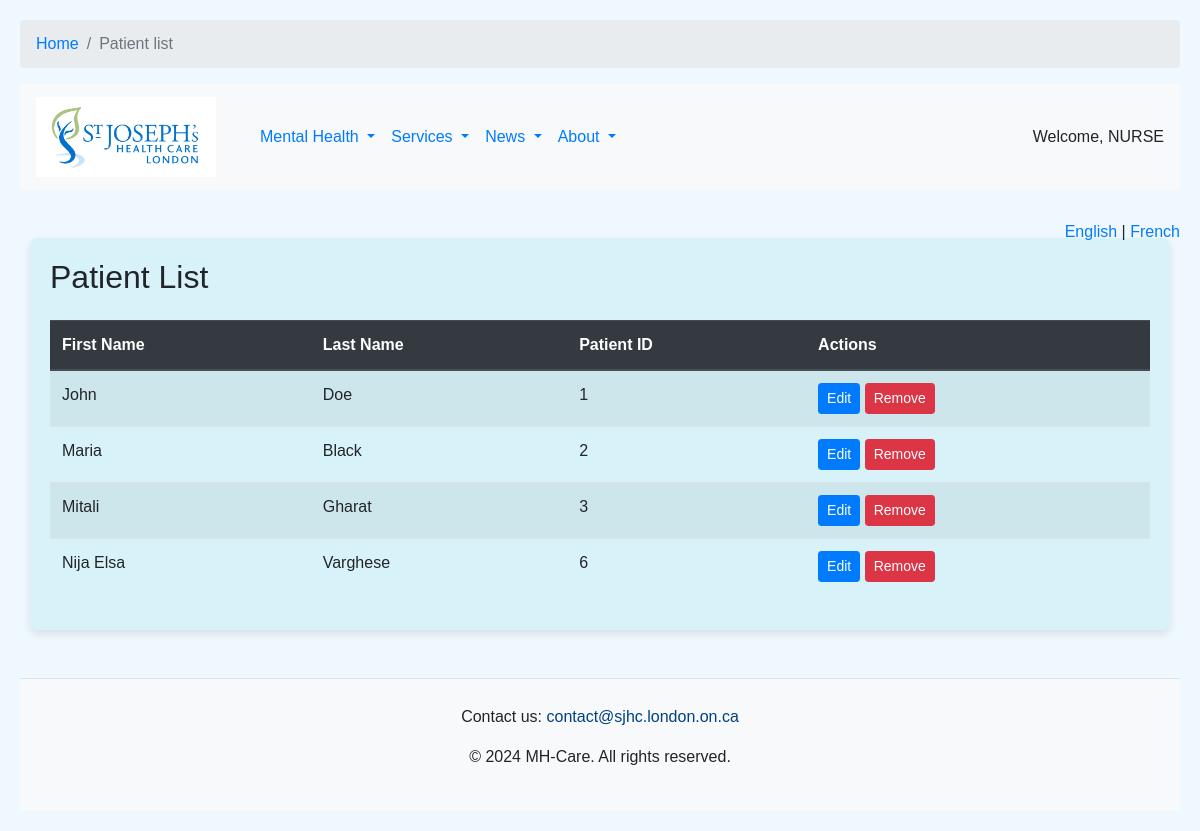
Page /patient_list.php (signed in) on the committed database.
### tables this page shows
CREATE TABLE `patient` (
  `patient_id` int(11) NOT NULL,
  `fname` varchar(255) NOT NULL,
  `lname` varchar(255) NOT NULL,
  `gender` char(1) NOT NULL,
  `DOB` date NOT NULL,
  `phone` bigint(20) NOT NULL,
  `email` varchar(255) NOT NULL
);

### patient_list.php (the view, shortened to what this page needs)
<?php
include 'config.php';
?>
<!DOCTYPE html>
<html lang="en">
<head>
    <link href="https://stackpath.bootstrapcdn.com/bootstrap/4.5.2/css/bootstrap.min.css" rel="stylesheet">
    <link href="styles.css" rel="stylesheet">
</head>
<body>
     <nav aria-label="breadcrumb">
        <ol class="breadcrumb">
            <li class="breadcrumb-item"><a href="index.php">Home</a></li>
            <li class="breadcrumb-item active" aria-current="page">Patient list</li>
        </ol>
    </nav>
    <nav class="navbar navbar-expand-lg navbar-collapse bg-light">
        <a class="navbar-brand" href="index.php">
            <img src="logo.png" width="180" height="80" class="d-inline-block align-top" alt="MH-Care Logo">
        </a>
        <div class="collapse navbar-collapse" id="navbarNav">
            <ul class="navbar-nav">
                <li class="nav-item dropdown">
                    <a class="nav-link dropdown-toggle" href="#" id="mentalHealthDropdown" role="button" data-toggle="dropdown" aria-haspopup="true" aria-expanded="false">
                        Mental Health
                    </a>
                </li>
                <li class="nav-item dropdown">
                    <a class="nav-link dropdown-toggle" href="#" id="servicesDropdown" role="button" data-toggle="dropdown" aria-haspopup="true" aria-expanded="false">
                        Services
                    </a>
                </li>
                <li class="nav-item dropdown">
                    <a class="nav-link dropdown-toggle" href="#" id="newsDropdown" role="button" data-toggle="dropdown" aria-haspopup="true" aria-expanded="false">
                        News
                    </a>
                </li>
                <li class="nav-item dropdown">
                    <a class="nav-link dropdown-toggle" href="#" id="aboutDropdown" role="button" data-toggle="dropdown" aria-haspopup="true" aria-expanded="false">
                        About
                    </a>
                </li>
            </ul>
    <ul class="navbar-nav ml-auto">
    <?php if(isset($_SESSION['username'])): ?>
        <li class="nav-item">
            <span class="navbar-text">Welcome, <?php echo htmlspecialchars($_SESSION['username']); ?></span>
        </li>
    <?php else: ?>
        <li class="nav-item">
            <a class="btn btn-primary" href="login.php" role="button">Login</a>
        </li>
    <?php endif; ?>
</ul>
</div>
    </nav>
    <div class="language-selector">
        <a href="#">English</a> | <a href="#">French</a>
    </div>
    <div class="container mt-5">
        <h2 class="mb-4">Patient List</h2>
        <table class="table table-striped table-hover">
            <thead class="thead-dark">
                <tr>
                    <th scope="col">First Name</th>
                    <th scope="col">Last Name</th>
                    <th scope="col">Patient ID</th>
                    <th scope="col">Actions</th>
                </tr>
            </thead>
            <tbody>
                <?php
                $patients = $conn->query("SELECT fname, lname, patient_id FROM patient ORDER BY fname ASC");
                if ($patients->num_rows > 0) {
                    while ($patient = $patients->fetch_assoc()) {
                        echo "<tr>";
                        echo "<td>" . htmlspecialchars($patient['fname']) . "</td>";
                        echo "<td>" . htmlspecialchars($patient['lname']) . "</td>";
                        echo "<td>" . htmlspecialchars($patient['patient_id']) . "</td>";
                        echo "<td>";
                        echo "<a href='edit_patient.php?id=" . $patient['patient_id'] . "' class='btn btn-primary btn-sm'>Edit</a> ";
                        echo "<a href='remove_patient.php?id=" . $patient['patient_id'] . "' class='btn btn-danger btn-sm' onclick='return confirm(\"Are you sure?\");'>Remove</a>";
                        echo "</td>";
                        echo "</tr>";
                    }
                } else {
                    echo "<tr><td colspan='4'>No patients found.</td></tr>";
                }
                ?>
            </tbody>
        </table>
    </div>
 <footer class="bg-light text-center text-lg-start mt-5">
        <div class="text-center p-3">
            <p>Contact us: <a href="mailto:contact@sjhc.london.on.ca">contact@sjhc.london.on.ca</a></p>
            <p>&copy; 2024 MH-Care. All rights reserved.</p>
        </div>
    </footer>
</body>
</html>

### styles.css (style rules this page uses)
body { font-family: Arial, sans-serif; background-color: #f0f8ff; margin: 0; padding: 20px; }
.navbar { margin-bottom: 20px; }
.language-selector { float: right; margin-top: 10px; }
.navbar-brand img { margin-right: 20px; }
footer { padding: 10px; background-color: #f8f9fa; border-top: 1px solid #e0e0e0; position: relative; bottom: 0; width: 100%; }
footer a { color: #004080; text-decoration: none; }
.container { background-color: rgba(211, 242, 248, 0.8); padding: 20px; border-radius: 8px; box-shadow: 0 4px 8px rgba(0, 0, 0, 0.1); }

### rows in the picture
patient: fname "John", lname "Doe", patient_id "1"
patient: fname "Maria", lname "Black", patient_id "2"
patient: fname "Mitali", lname "Gharat", patient_id "3"
patient: fname "Nija Elsa", lname "Varghese", patient_id "6"

### other values in the picture
$_SESSION['username'] "NURSE"
